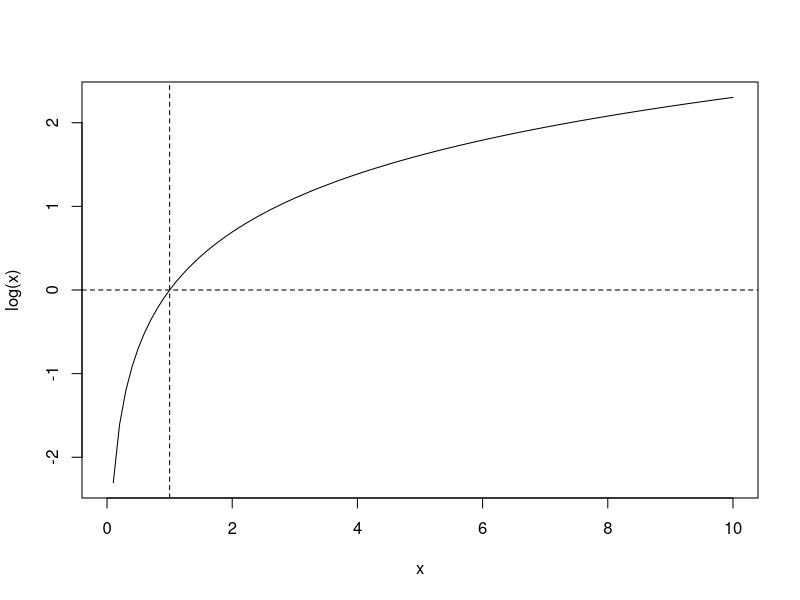
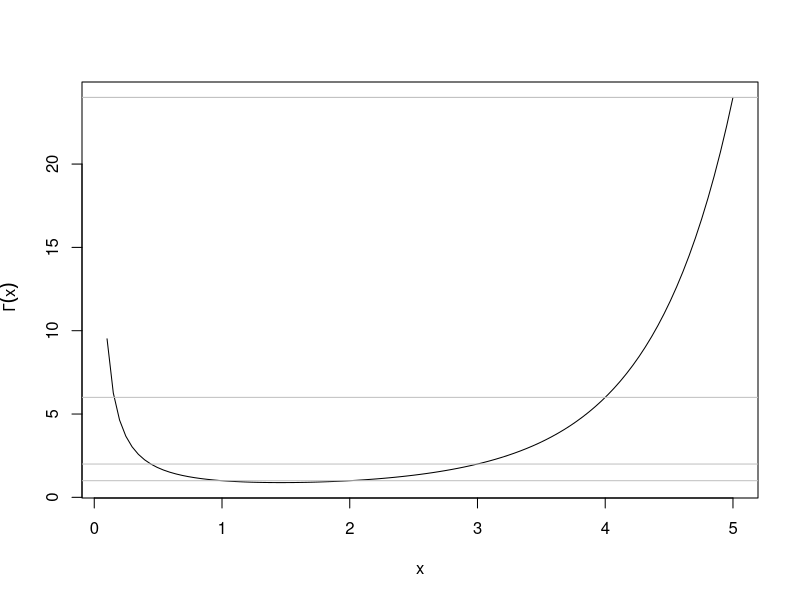

These figures' R source, in order:
###################################################
### chunk number 1: 
###################################################
curve(log(x),from=0,to=10)
abline(h=0,lty=2)
abline(v=1,lty=2)


###################################################
### chunk number 2: 
###################################################
curve(gamma(x),from=0.1,to=5,ylab="")
mtext(expression(Gamma(x)),side=2,at=12,line=3)
abline(h=c(1,2,6,24,120),col="gray")


